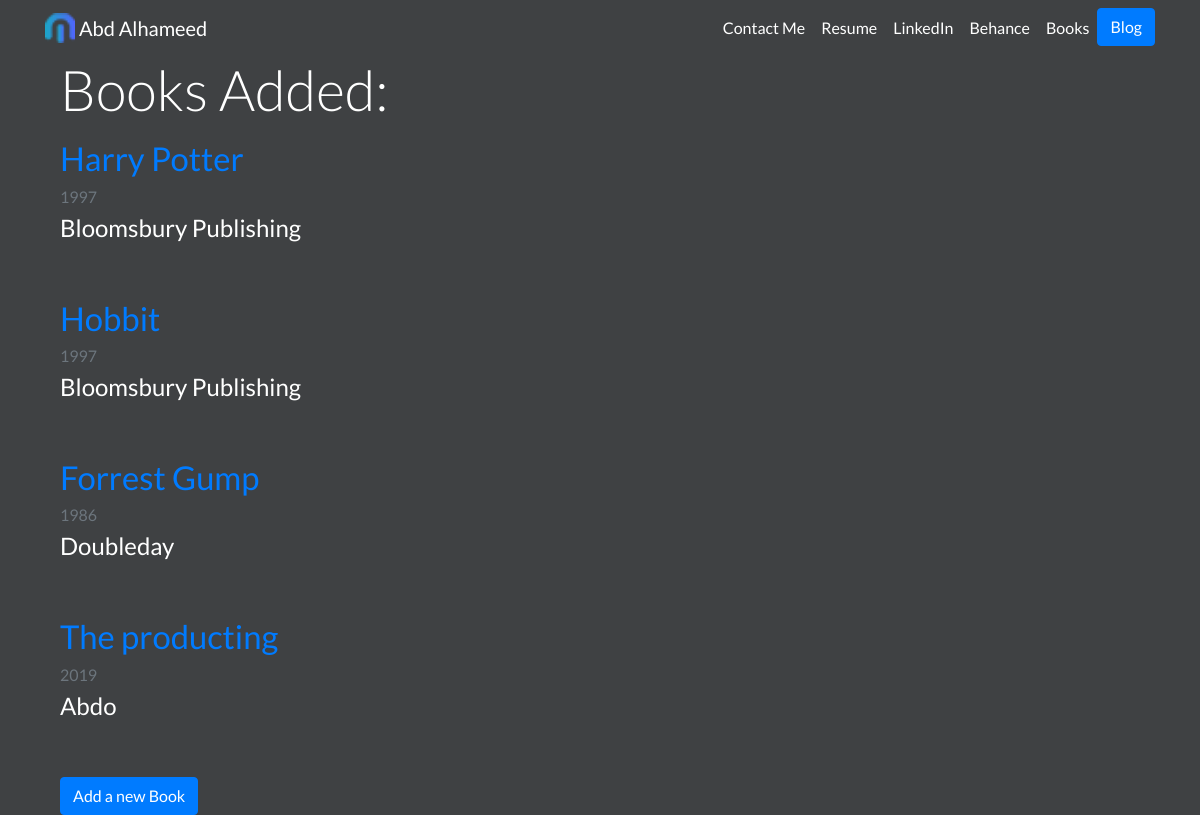
Screenshot of /all_books/ with the database file from the repository.
### portfolio/models.py (models this page shows, shortened)
class Book(models.Model):
    title = models.CharField(max_length=100, null=False, blank=False)
    description = models.TextField(null=False, blank=False)
    year = models.CharField(max_length=4, null=False, blank=False)
    publisher = models.ForeignKey(Publisher, on_delete=models.CASCADE)

class Publisher(models.Model):
    name = models.CharField(max_length=100, null=False, blank=False)
    country = models.CharField(max_length=50)
    address = models.CharField(max_length=50)
    def __str__(self):
        return self.name

### portfolio/views.py (the view)
# urls.py: path('all_books/', AllBooks.as_view(), name="all_books"),
class AllBooks(ListView):
    objects = Book.objects.all()
    template_name = 'portfolio/all_books.html'
    model = Book
    context_object_name = 'books'

### portfolio/templates/portfolio/all_books.html
{% extends "portfolio/base.html" %}
{% load static %}
{% block content %}
    <div class="form-group col-md-8">
        <h1 class="display-4">Books Added:</h1>
    </div>
    {% for book in books %}
        <div class="col-md-10">
            <a href="{% url 'detailbooks' book.id %}">
                <h2>{{ book.title }}</h2>
            </a>
            <h6 class="text-muted">{{ book.year }}</h6>
            <h4>{{ book.publisher }}</h4>
            <br><br>
        </div>
    {% endfor %}
    <div class="col-md-10">
        <a class="btn btn-primary" href="{% url 'addbook' %}">Add a new Book</a>
    </div>
{% endblock %}

### portfolio/static/portfolio/custom.css (style rules this page uses)
body { font-family: 'Lato', sans-serif; color: white; background-color: rgba(43,45,47,0.9); }
h2 { font-size: 2.05rem; }

### rows the page displays
Book: title "Harry Potter", year "1997", publisher "Bloomsbury Publishing"
Book: title "Hobbit", year "1997", publisher "Bloomsbury Publishing"
Book: title "Forrest Gump", year "1986", publisher "Doubleday"
Book: title "The producting", year "2019", publisher "Abdo"
